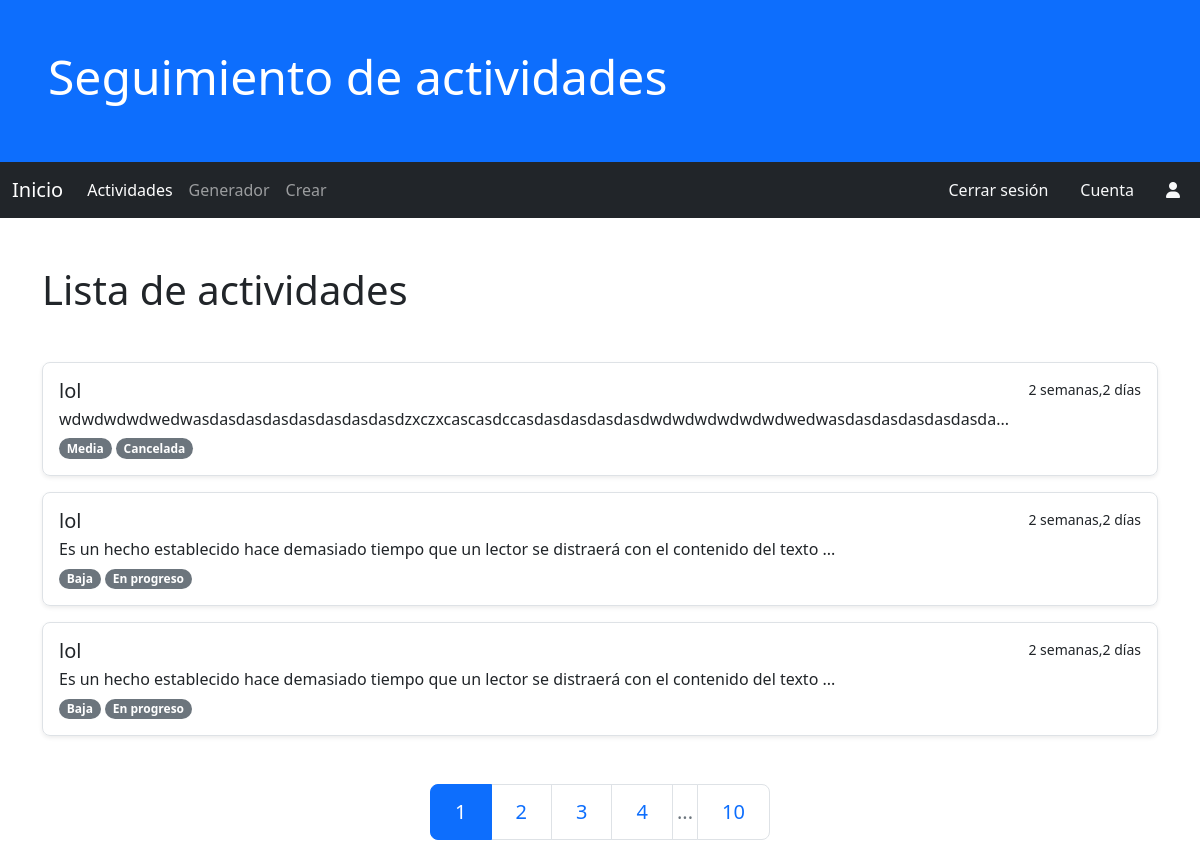
Before: /actividades/ with the older database file.
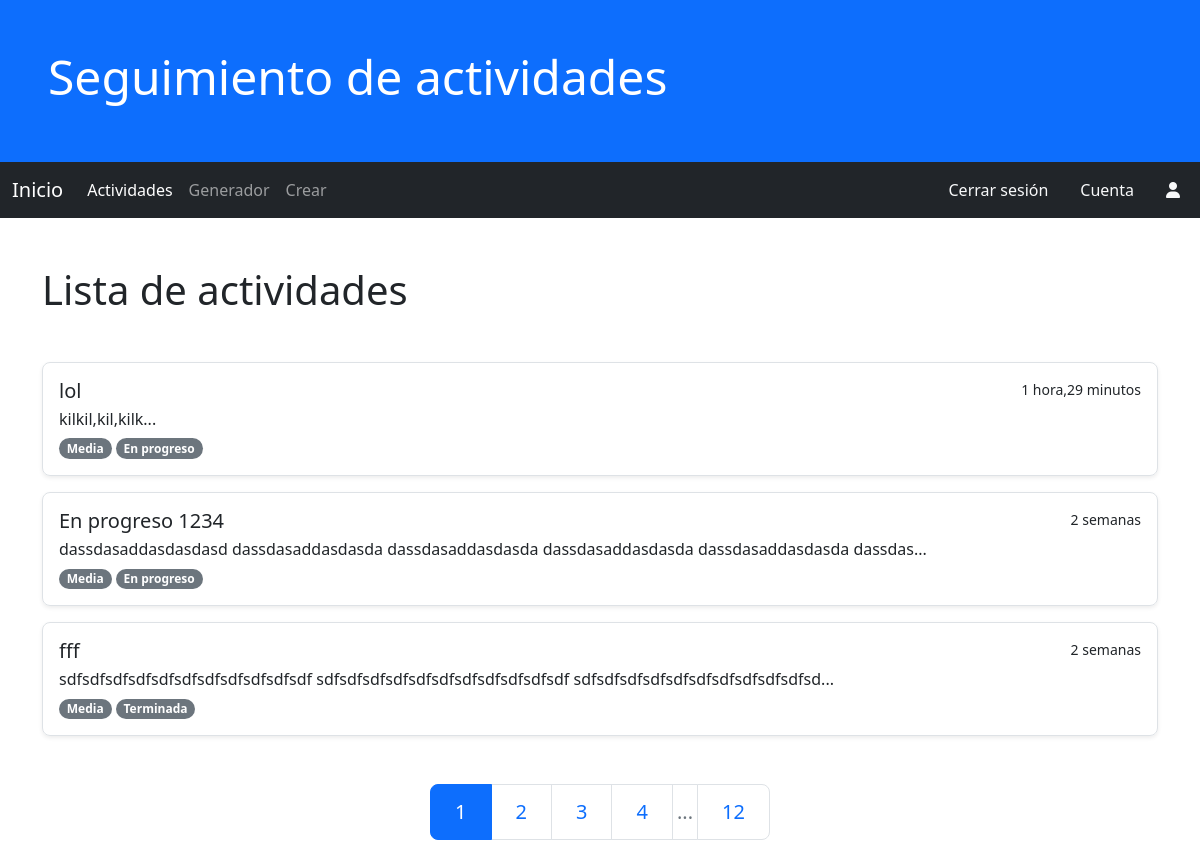
After: the same page with the newer database file.
### actividades/models.py (models this page shows, shortened)
class Actividad(models.Model):
    titulo = models.CharField(max_length=256,null=False, verbose_name="Titulo")
    descripcion = models.TextField(verbose_name="descripcion", null=True, blank=True)
    fecha_inicio = models.DateField()
    fecha_limite = models.DateField(verbose_name="fecha limite")
    importancia = models.ForeignKey(EtiquetaImportancia, on_delete=models.CASCADE)
    estado = models.ForeignKey(EtiquetaEstado, on_delete=models.CASCADE)
    fecha_creacion = models.DateTimeField(auto_now_add=True, verbose_name="fecha creacion")
    fecha_actualizacion = models.DateTimeField(auto_now=True, verbose_name="fecha actualizacion")
    @property
    def time_since(self):
        return timesince.timesince(self.fecha_creacion)
    class Meta:
        verbose_name = "Actividad"
        verbose_name_plural = "Actividades"
        ordering = ['-fecha_creacion']

class EtiquetaImportancia(models.Model):
    titulo =models.CharField(max_length=32, null=False, verbose_name="titulo")
    fecha_creacion = models.DateTimeField(auto_now_add=True, verbose_name="fecha creacion")
    def __str__(self):
        return self.titulo
    class Meta:
        verbose_name = "Etiqueta de importancia"
        verbose_name_plural = "Etiquetas de importancia"
        ordering = ['fecha_creacion']

class EtiquetaEstado(models.Model):
    titulo =models.CharField(max_length=32, null=False, verbose_name="titulo")
    fecha_creacion = models.DateTimeField(auto_now_add=True, verbose_name="fecha creacion")
    def __str__(self):
        return self.titulo
    class Meta:
        verbose_name = "Etiqueta de estado"
        verbose_name_plural = "Etiquetas de estado"
        ordering = ['fecha_creacion']

### actividades/views.py (the view)
# urls.py: path('', views.ActividadesHome.as_view(), name='home'),
class ActividadesHome(ListView):
    model = Actividad
    template_name = 'actividades/home.html'
    paginate_by = 3
    def get_context_data(self, **kwargs):
        context = super().get_context_data(**kwargs)
        param_get = '&'.join([f'{p}={k}' for p,k in self.request.GET.items() if p != 'page'])
        context["param_get"] = param_get
        return context
    def get_queryset(self):
        importancia_pk = self.request.GET.get('ipk', None)
        estado_pk = self.request.GET.get('epk', None)
        objetos = Actividad.objects.all()
        if importancia_pk:
            objetos = objetos.filter(importancia=importancia_pk)
        if estado_pk:
            objetos = objetos.filter(estado=estado_pk)
        return objetos

### actividades/templates/actividades/home.html (shortened to what this page needs)
{% extends 'actividades/base.html' %}
{% block contenido %}
<div class="container my-5">
    <h1 class="display-6">Lista de actividades</h1>
</div>
<div class="container my-5 d-flex flex-column justify-content-end gap-3">
    {% for actividad in actividad_list %}
            <div class="p-3 border rounded-3 shadow-sm">
            <div>
                <a href="{% url 'actividades:detalle' actividad.id %}" class="list-group-item list-group-item-action">
                    <div class="d-flex w-100 justify-content-between">
                        <h5 class="mb-1">{{actividad.titulo}}</h5>
                        <small>{{actividad.time_since}}</small>
                    </div>
                    <p class="mb-1">{{actividad.descripcion| slice:100}}...</p>
                </a>
                <a href="{% url 'actividades:home' %}?ipk={{actividad.importancia.id}}"><small class="badge bg-secondary rounded-pill">{{actividad.importancia}}</small></a>
                <a href="{% url 'actividades:home' %}?epk={{actividad.estado.id}}"><small class="badge bg-secondary rounded-pill">{{actividad.estado}}</small></a>
            </div>
        </div>
    {% endfor %}
</div>
<div class="container my-5">
    <ul class="pagination pagination-lg justify-content-center my-5">
        <li class="page-item {% if not page_obj.has_previous %}active{% endif %}">
            <a class="page-link" href="?{{param_get}}&page=1">1</a>
        </li>
        {% if page_obj.paginator.num_pages >= 3 %}
        <li class="page-item">
            {% if page_obj.number <= 3 or page_obj.paginator.num_pages < 5 %}
                <a class="page-link {% if page_obj.number == 2 %}active{% endif %}" href="?{{param_get}}&page=2">2</a>
            {% elif page_obj.number >= page_obj.paginator.num_pages|add:-2 %}
                {% with pag_num=page_obj.paginator.num_pages|add:-3 %}
                <a class="page-link {% if page_obj.number == pag_num %}active{% endif %}" href="?{{param_get}}&page={{pag_num}}">{{pag_num}}</a>
                {% endwith %}
            {% else %}
                {% with pag_num=page_obj.previous_page_number %}
                <a class="page-link {% if page_obj.number == pag_num %}active{% endif %}" href="?{{param_get}}&page={{pag_num}}">{{pag_num}}</a>
                {% endwith %}
            {% endif %}
        </li>
        {% endif %}
        {% if page_obj.paginator.num_pages >= 4 %}
        <li class="page-item">
            {% if page_obj.number <= 3 or page_obj.paginator.num_pages < 5 %}
                <a class="page-link {% if page_obj.number == 3 %}active{% endif %}" href="?{{param_get}}&page=3">3</a>
            {% elif page_obj.number >= page_obj.paginator.num_pages|add:-2 %}
                {% with pag_num=page_obj.paginator.num_pages|add:-2 %}
                <a class="page-link {% if page_obj.number == pag_num %}active{% endif %}" href="?{{param_get}}&page={{pag_num}}">{{pag_num}}</a>
                {% endwith %}
            {% else %}
                {% with pag_num=page_obj.number %}
                <a class="page-link {% if page_obj.number == pag_num %}active{% endif %}" href="?{{param_get}}&page={{pag_num}}">{{pag_num}}</a>
                {% endwith %}
            {% endif %}
        </li>
        {% endif %}
        {% if page_obj.paginator.num_pages >= 5 %}
        <li class="page-item">
            {% if page_obj.number <= 3 %}
                <a class="page-link {% if page_obj.number == 4 %}active{% endif %}" href="?{{param_get}}&page=4">4</a>
            {% elif page_obj.number <= page_obj.paginator.num_pages|add:-2 %}
                {% with pag_num=page_obj.next_page_number %}
                <a class="page-link {% if page_obj.number == pag_num %}active{% endif %}" href="?{{param_get}}&page={{pag_num}}">{{pag_num}}</a>
                {% endwith %}
            {% else %}
                {% with pag_num=page_obj.paginator.num_pages|add:-1 %}
                <a class="page-link {% if page_obj.number == pag_num %}active{% endif %}" href="?{{param_get}}&page={{pag_num}}">{{pag_num}}</a>
                {% endwith %}
            {% endif %}
        </li>
        {% endif %}
        {% if page_obj.paginator.num_pages >= 6 and page_obj.number <= page_obj.paginator.num_pages|add:-3 %}
        <li class="page-item disabled">
            <a class="page-link px-1" href="">{{page_obj.paginator.ELLIPSIS}}</a>
        </li>
        {% endif %}
        {% if page_obj.paginator.num_pages >= 2 %}
        <li class="page-item {% if not page_obj.has_next %}active{% endif %}">
            <a class="page-link" href="?{{param_get}}&page={{page_obj.paginator.num_pages}}">{{page_obj.paginator.num_pages}}</a>
        </li>
        {% endif %}
    </ul>
</div>
{% endblock %}

### actividades/templates/actividades/base.html (shortened to what this page needs)
<!DOCTYPE html>
<html lang="en">
<head>
    <link href="https://cdn.jsdelivr.net/npm/bootstrap@5.2.2/dist/css/bootstrap.min.css" rel="stylesheet">
    <link rel="stylesheet" href="https://cdnjs.cloudflare.com/ajax/libs/font-awesome/6.2.0/css/all.min.css" />
</head>
<body>
    {% url 'actividades:home' as url_home %}
    {% url 'actividades:generador' as url_generador %}
    {% url 'actividades:crear' as url_crear %}
    <div class="container-fluid bg-primary p-5">
        <h1 class="display-5 text-white">Seguimiento de actividades</h1>
    </div>
    <div class="container-fluid px-0 sticky-{}">
        <nav class="navbar navbar-expand-sm bg-dark navbar-dark py-2">
            <div class="container-fluid">
                <a class="navbar-brand" href="{% url 'core:home' %}">
                    Inicio
                </a>
                <div class="collapse navbar-collapse" id="contenido_navbar">
                    <ul class="navbar-nav me-auto mb-0 pt-3 pt-sm-0">
                        <li class="nav-item">
                            <a class="nav-link {% if request.path == url_home %} active {% endif %}" href="{% url 'actividades:home' %}">Actividades</a>
                        </li>
                        <li class="nav-item">
                            <a class="nav-link {% if request.path == url_generador %} active {% endif %}" href="{% url 'actividades:generador' %}">Generador</a>
                        </li>
                        <li class="nav-item">
                            <a class="nav-link {% if request.path == url_crear %}active{% endif %}" href="{% url 'actividades:crear' %}">Crear</a>
                        </li>
                    </ul>
                    <div class="d-flex pt-3 pt-sm-0 me-2 text-light flex-column flex-sm-row gap-3">
                        <a class="text-decoration-none text-light me-3" href="">Cerrar sesión</a>
                        <a class="text-decoration-none text-light me-3" href="">Cuenta</a>
                        <span class="d-none d-sm-inline"><i class="fa-solid fa-user"></i></span>
                    </div>
                </div>
            </div>
        </nav>
    </div>
    {% block contenido %}{% endblock %}
</body>
</html>

Changed rows visible on the page:
no longer on this page (row unchanged): Actividad: titulo "lol", time_since "2 semanas,2 días", descripcion "wdwdwdwdwedwasdasdasdasdasdasdasdasdzxczxcascasdccasdasdasdasdasdwdwdwdwdwdwdwedwasdasdasdasdasdasda", importancia "Media", estado "Cancelada"
no longer on this page (row unchanged): Actividad: titulo "lol", time_since "2 semanas,2 días", descripcion "Es un hecho establecido hace demasiado tiempo que un lector se distraerá con el contenido del texto", importancia "Baja", estado "En progreso"
no longer on this page (row unchanged): Actividad: titulo "lol", time_since "2 semanas,2 días", descripcion "Es un hecho establecido hace demasiado tiempo que un lector se distraerá con el contenido del texto", importancia "Baja", estado "En progreso"
added Actividad: titulo "lol", time_since "1 hora,29 minutos", descripcion "kilkil,kil,kilk", importancia "Media", estado "En progreso"
added Actividad: titulo "En progreso 1234", time_since "2 semanas", descripcion "dassdasaddasdasdasd dassdasaddasdasda dassdasaddasdasda dassdasaddasdasda dassdasaddasdasda dassdas", importancia "Media", estado "En progreso"
added Actividad: titulo "fff", time_since "2 semanas", descripcion "sdfsdfsdfsdfsdfsdfsdfsdfsdfsdfsdf sdfsdfsdfsdfsdfsdfsdfsdfsdfsdfsdf sdfsdfsdfsdfsdfsdfsdfsdfsdfsdfsd", importancia "Media", estado "Terminada"
Other visible differences:
{{ page_obj.paginator.num_pages }}: "10" → "12"
